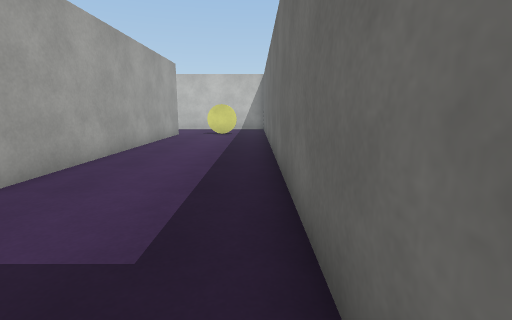
View 1 (above)

21 first-person views from a walk through a Unity game level. The camera is 1.2 m above the floor, tilts 10° down and sees 85° across. The floor is counted in squares, 1 m on a side. Each view is taken from the middle of a square. On the plan, view 1 faces up. The plan holds only what a view shows up to about 13 squares ahead; the rest is blank. The place goes on beyond the plan. The player character is not drawn. Surface patterns are stand-ins for the level's own textures.

View 2
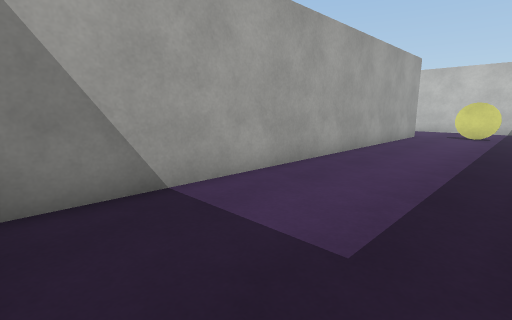

View 3
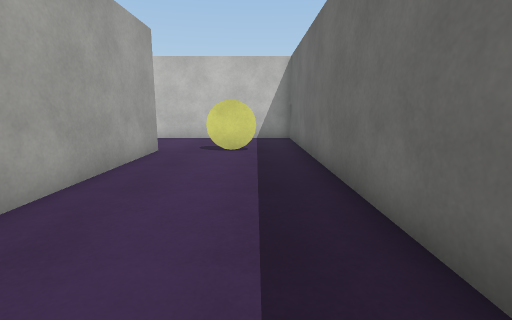

View 4
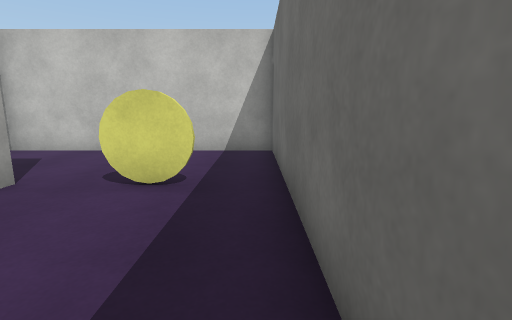

View 5
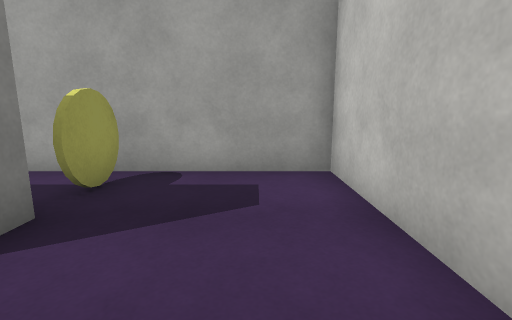

View 6
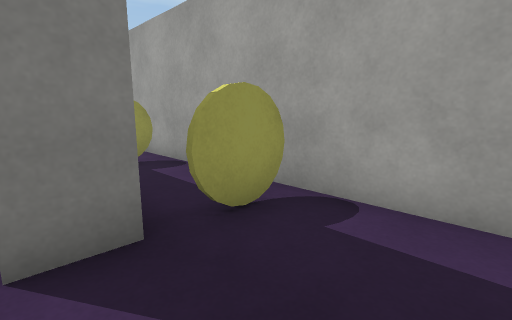

View 7
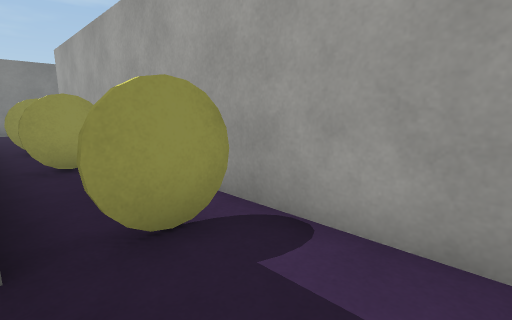

View 8
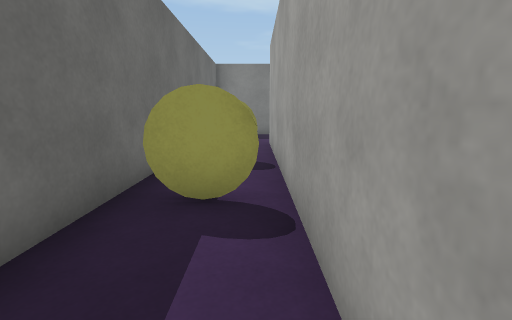

View 9
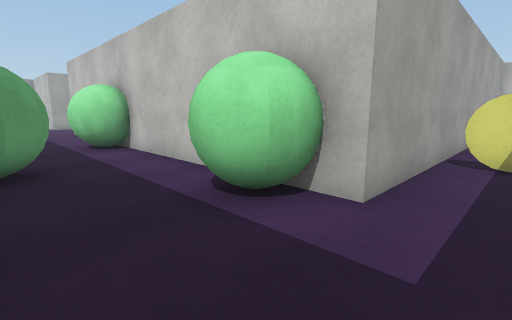

View 10
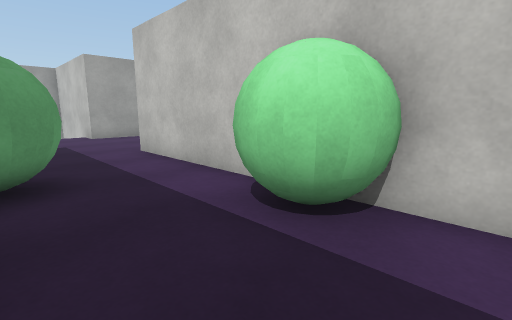

View 11
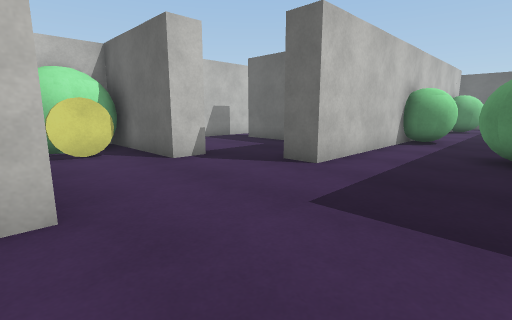

View 12
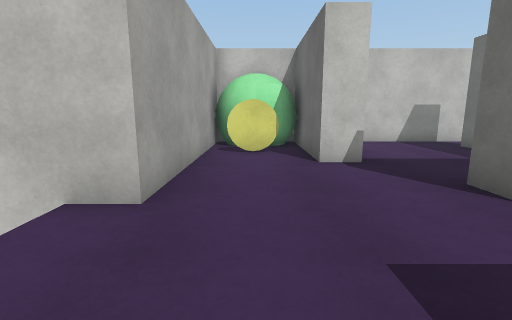

View 13
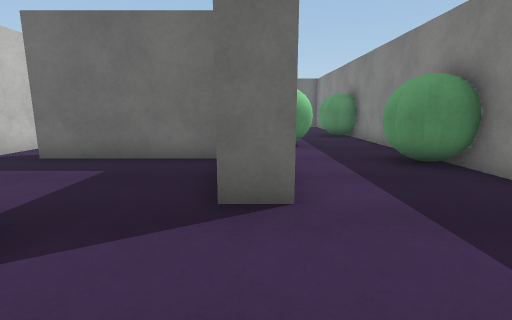

View 14
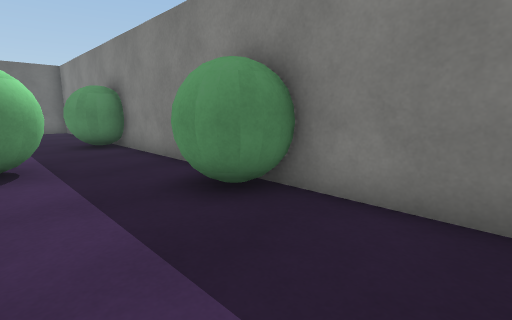

View 15
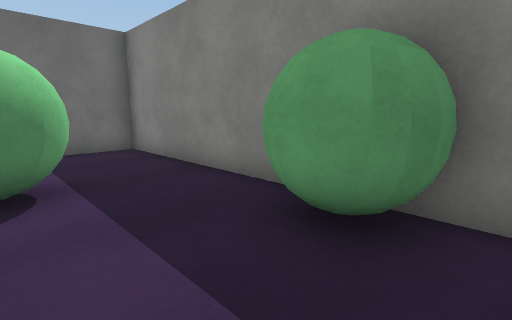

View 16
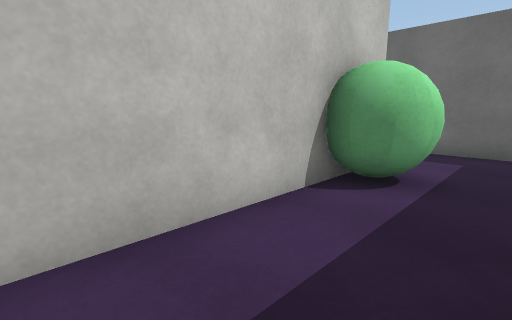

View 17
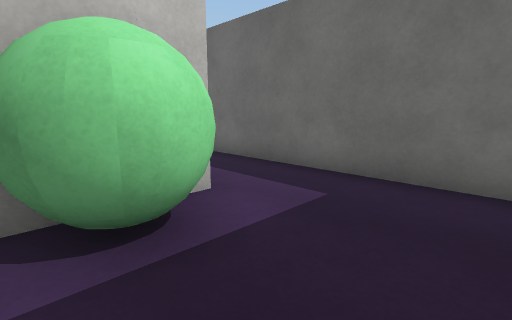

View 18
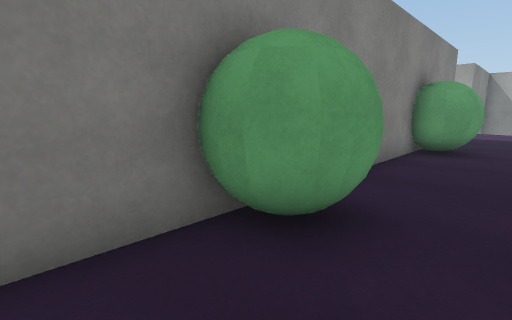

View 19
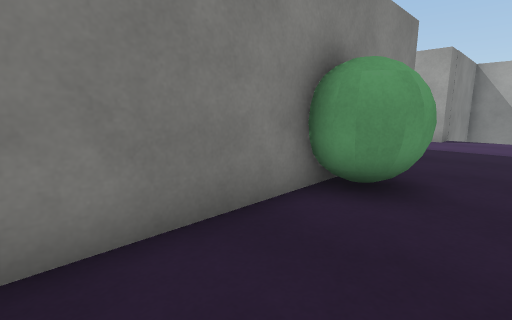

View 20
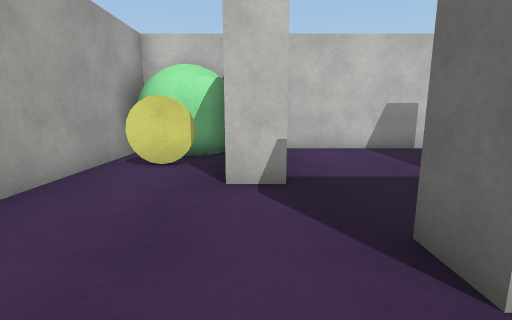

View 21
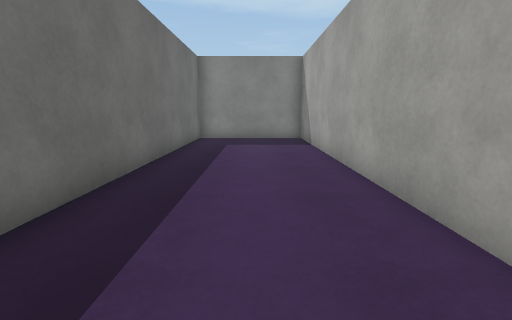

### Floor plan
Ten units are one square. View 1 is at (0, 0); x grows to the right and y downward. Boxes are objects, and circles mark ways between rooms. Rooms are numbered by the first view taken in them; rooms with no view inside come last. Other rooms are left out.
<svg viewBox="-300 -190 310 200">
<path fill="none" stroke="#000" d="M-51 -145 -40 -145 -40 5 5 5 5 -185 -75 -185 -75 -35M-50 -25 -50 -120M-230 5 -50 5 -50 -25M-234 -65 -245 -65 -245 -110M-249 -94 -256 -91M-255 -92 -260 -91 -264 -92M-264 -91 -271 -95M-295 5 -275 5M-75 -35 -225 -35 -225 -45M-275 -109 -275 -35 -294 -35M-195 -110 -230 -110M-190 -49 -190 -95M-246 -101 -248 -96"/>
<rect x="-65" y="-75" width="10" height="10" fill="#bbb"><title>yellow coin</title></rect>
<rect x="-65" y="-105" width="10" height="10" fill="#bbb"><title>yellow coin</title></rect>
<rect x="-65" y="-145" width="10" height="10" fill="#bbb"><title>yellow coin</title></rect>
<rect x="-25" y="-145" width="10" height="10" fill="#bbb"><title>yellow coin</title></rect>
<rect x="-265" y="-85" width="10" height="10" fill="#bbb"><title>yellow coin</title></rect>
<rect x="-205" y="-15" width="20" height="20" fill="#bbb"><title>ball</title></rect>
<rect x="-175" y="-35" width="30" height="20" fill="#bbb"><title>ball</title></rect>
<rect x="-135" y="-15" width="20" height="20" fill="#bbb"><title>ball</title></rect>
<rect x="-105" y="-35" width="30" height="20" fill="#bbb"><title>ball</title></rect>
<circle cx="-65" cy="-35" r="3" fill="#2a7"/>
<circle cx="-225" cy="-55" r="3" fill="#2a7"/>
<text x="-30" y="-100">1</text>
<text x="-190" y="-20">2</text>
<text x="-210" y="-80">3</text>
</svg>
Room 1 opens to room 2. Room 2 opens to room 3.

Where each view was taken, in squares from view 1:
view 1: 0 up, 0 right, facing up
view 2: 0 up, 0 right, facing up-left
view 3: 6 up, 1 left, facing up
view 4: 10 up, 0 right, facing up
view 5: 17 up, 2 left, facing left
view 6: 17 up, 4 left, facing down-left
view 7: 17 up, 5 left, facing down-left
view 8: 14 up, 7 left, facing down
view 9: 0 up, 6 left, facing up-left
view 10: 0 up, 14 left, facing up-left
view 11: 0 up, 28 left, facing up-right
view 12: 0 up, 26 left, facing up
view 13: 4 up, 26 left, facing right
view 14: 3 up, 23 left, facing down-right
view 15: 3 up, 14 left, facing down-right
view 16: 1 up, 14 left, facing up-right
view 17: 0 up, 10 left, facing up-right
view 18: 2 up, 10 left, facing down-left
view 19: 2 up, 15 left, facing down-left
view 20: 2 up, 24 left, facing up
view 21: 12 up, 2 left, facing down
